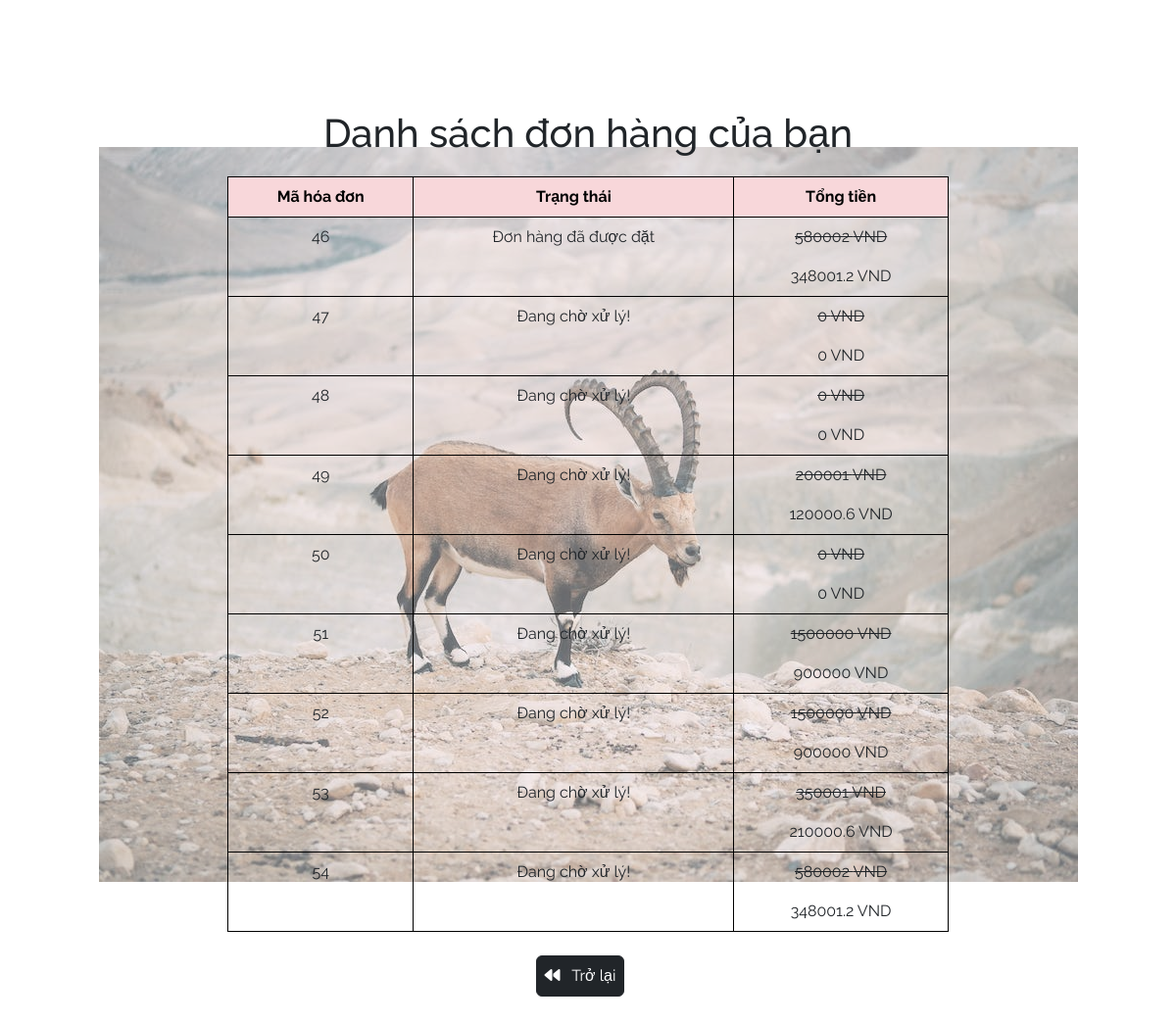
Page /user/kiemtradonhang.php (signed in) on the committed database.
### tables this page shows
CREATE TABLE `hoadon` (
  `maHD` int(10) NOT NULL,
  `gia` float NOT NULL,
  `tgdat` timestamp NOT NULL DEFAULT current_timestamp() ON UPDATE current_timestamp(),
  `trangthai` int(1) NOT NULL DEFAULT 0,
  `maKM` int(10) NOT NULL,
  `IDKH` int(10) NOT NULL
);

### user/kiemtradonhang.php (the view, shortened to what this page needs)
<!DOCTYPE html>
<html lang="en">
<head>
    <link rel="stylesheet" href="https://cdnjs.cloudflare.com/ajax/libs/font-awesome/6.0.0-beta3/css/all.min.css">
    <link href="css/all.min.css" rel="stylesheet">
    <link href="css/bootstrap.min.css" rel="stylesheet">
    <link href="css/main.css" rel="stylesheet">
</head>
<body>
    <div class="container conttt" style="padding: 24px 0">
    <?php
        include("\\xampp\\htdocs\\myproject\\connectDataBase.php");
    ?>
    <h1 class="container text-center" style="padding: 24px 0 12px 0;">Danh sách đơn hàng của bạn</h1>
    <div class="container text-center col-8">
    <table width="100%" border="2px" class="table">
        <thead class="table-danger" style="font-weight: bold;">
        <tr>
            <td>Mã hóa đơn</td>
            <td>Trạng thái</td>
            <td>Tổng tiền</td>
        </tr>
        </thead>
        <?php
            $IDKH=$_SESSION['IDKH'];
            $sql="SELECT maHD, trangthai, sum(gia) as tong, phanTramKM from hoadon inner join khuyenmai on hoadon.maKM = khuyenmai.maKM where IDKH=$IDKH  GROUP BY maHD, trangthai";
            $rs=mysqli_query($con,$sql);
            while($row=mysqli_fetch_assoc($rs)){
                $trangthai=null;
                if($row['trangthai']==0){
                    $trangthai="Đang chờ xử lý!";
                }
                elseif($row['trangthai']==1){
                    $trangthai="Đơn hàng đã được đặt";
                }
                else{
                    $trangthai ="Đơn hàng đã bị hủy";
                }
                $tientra= ($row['tong'] - ($row['tong']*($row['phanTramKM']/100)));
        ?>
        <tbody>
        <tr>
            <td><?=$row['maHD']?></td>
            <td><?=$trangthai?></td>
            <td><p style="text-decoration: line-through;"><?=$row['tong']?> VND</p><?=$tientra?> VND</td>
        </tr>
        <?php
            }
        ?>
        </tbody>
    </table>
    </div>
    <div class="container text-center py-2">
    <a href="trangchu.php" ><button class="btn btn-dark me-3 p-2"><i class="fa-solid fa-backward me-2"></i> Trở lại</button></a>
    </div>
    </div>
</body>
</html>

### user/css/main.css (style rules this page uses)
body { font-family: 'Raleway', sans-serif; }

### user/kiemtradonhang.php (style rules this page uses)
body { width: 100%; background-image: url('background.jpeg') ; background-repeat: no-repeat; background-attachment: fixed; background-position: center; }
.conttt { background-color: rgba(255, 255, 255, 0.4); margin-top: 64px; }
table, tr, td { border: 1px solid black; }

### rows in the picture
hoadon: maHD "46", trangthai "Đơn hàng đã được đặt", tong "580002", tientra "348001.2"
hoadon: maHD "47", trangthai "Đang chờ xử lý!", tong "0", tientra "0"
hoadon: maHD "48", trangthai "Đang chờ xử lý!", tong "0", tientra "0"
hoadon: maHD "49", trangthai "Đang chờ xử lý!", tong "200001", tientra "120000.6"
hoadon: maHD "50", trangthai "Đang chờ xử lý!", tong "0", tientra "0"
hoadon: maHD "51", trangthai "Đang chờ xử lý!", tong "1500000", tientra "900000"
hoadon: maHD "52", trangthai "Đang chờ xử lý!", tong "1500000", tientra "900000"
hoadon: maHD "53", trangthai "Đang chờ xử lý!", tong "350001", tientra "210000.6"
hoadon: maHD "54", trangthai "Đang chờ xử lý!", tong "580002", tientra "348001.2"
